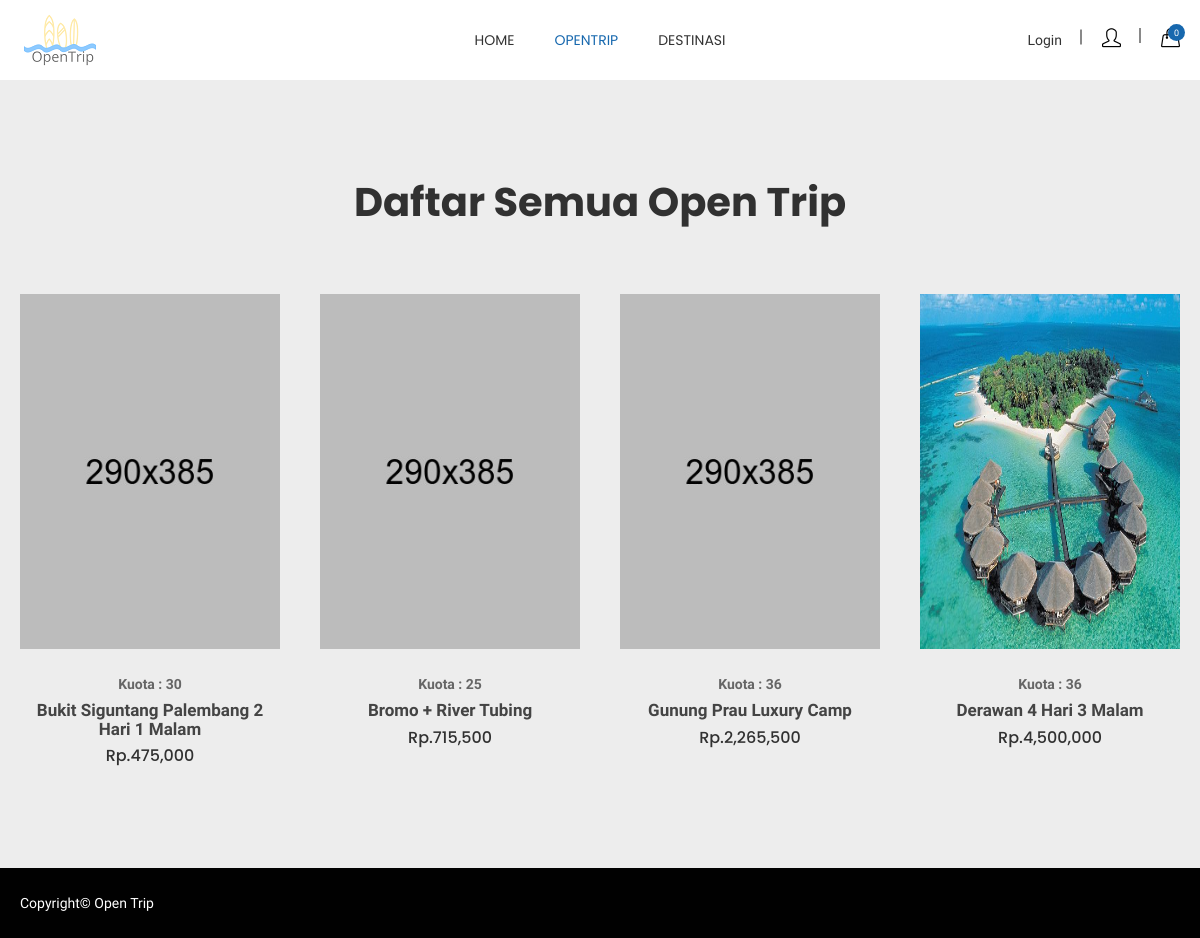
/index.php/front/list, run on the app's committed database.
### tables this page shows
CREATE TABLE `tbl_opentrip`  (
  `opentrip_id` int(11) NOT NULL AUTO_INCREMENT,
  `judul` varchar(255) NOT NULL,
  `harga` float NOT NULL,
  `detail` text NOT NULL,
  `delete_foto` varchar(100) NOT NULL,
  `is_active` int(11) NULL DEFAULT NULL,
  `kuota` int(11) NULL DEFAULT NULL,
  `is_unlimited` int(11) NULL DEFAULT NULL,
  `catatan` varchar(255) NULL DEFAULT NULL,
  `id_province` int(11) NULL DEFAULT NULL,
  PRIMARY KEY (`opentrip_id`) USING BTREE
);

CREATE TABLE `tbl_trip_foto`  (
  `trip_foto_id` int(11) NOT NULL AUTO_INCREMENT,
  `id_opentrip` int(11) NULL DEFAULT NULL,
  `foto` varchar(255) NULL DEFAULT NULL,
  PRIMARY KEY (`trip_foto_id`) USING BTREE
);

### application/controllers/Front.php (called while the page is built, shortened)
<?php
class Front extends MY_Controller {
	function __construct(){
        $this->load->model('auth_model');
		$this->load->model('m_opentrip');
        $this->load->model('m_member');
	}
    public function list(){
        $data['dataUser'] = $this->session->userdata('loginUser');
        $data['v_content'] = "front/list";
        if(!empty($_GET['province'])){
            $sql = "select * from tbl_opentrip where id_province = '".$_GET['province']."'";
            $data['province'] = $this->db->query("select * from tbl_province where province_id = '".$_GET['province']."'")->row_array();
        }else{
            $sql = "select * from tbl_opentrip";
        }
        $data['listData']  = $this->db->query($sql)->result();
        $this->load->view('front/layout',$data);
    }
}

### index.php (called while the page is built, shortened)
<?php
require_once BASEPATH.'core/CodeIgniter.php';

### application/views/front/list.php (the view, shortened to what this page needs)
<section class="htc__category__area ptb--100 bg__edited">
    <div class="container">
        <div class="row">
            <div class="col-xs-12">
                <div class="section__title--2 text-center">
                    <h2 class="title__line"><?php if(empty($_GET['province'])){echo "Daftar Semua Open Trip";}else{echo "Trip di ".$province['province_name'];} ?></h2>
                </div>
            </div>
        </div>
        <div class="htc__product__container">
            <div class="row">
                <div class="product__list clearfix mt--30">
                    <?php
                        foreach ($listData as $key => $value) {
                            $getFotoList = $this->db->query("select * from tbl_trip_foto where id_opentrip = '".$value->opentrip_id."' limit 1")->row();
                    ?>
                    <div class="col-md-4 col-lg-3 col-sm-4 col-xs-12">
                        <div class="category">
                            <div class="ht__cat__thumb">
                                <a href="<?= base_url('front/detail/'.$value->opentrip_id) ?>">
                                    <img src="<?= base_url() ?><?= (empty($getFotoList)?'assets_front/images/product/1.jpg':'uploads/'.$getFotoList->foto)?>" alt="product images" style="height: 355px;width: 290px;">
                                </a>
                            </div>
                            <div class="fr__product__inner">
                                <?php $stock = array('Kuota : '.$value->kuota,'Unlimited'); ?>
                                <label><?= $stock[$value->is_unlimited]; ?></label>
                                <h4><a href="<?= base_url('front/detail/'.$value->opentrip_id) ?>"><?= $value->judul ?></a></h4>
                                <ul class="fr__pro__prize">
                                    <li>Rp.<?= number_format($value->harga,0) ?></li>
                                </ul>
                            </div>
                        </div>
                    </div>
                    <?php  } ?>
                </div>
            </div>
        </div>
    </div>
</section>

### application/views/front/layout.php (shortened to what this page needs)
<!doctype html>
<html class="no-js" lang="en">
<head>
<?php  $this->load->view('front/include/head') ?>
</head>
<body>
    <div class="wrapper">
        <?php  $this->load->view('front/include/header') ?>
        <?php $this->load->view($v_content) ?>
        <?php $this->load->view('front/include/footer') ?>
    </div>
</body>
</html>

### application/views/front/include/head.php (shortened to what this page needs)
<head>
    <link rel="stylesheet" href="<?= base_url('assets_front/') ?>css/bootstrap.min.css">
    <link rel="stylesheet" href="<?= base_url('assets_front/') ?>css/owl.carousel.min.css">
    <link rel="stylesheet" href="<?= base_url('assets_front/') ?>css/owl.theme.default.min.css">
    <link rel="stylesheet" href="<?= base_url('assets_front/') ?>css/core.css">
    <link rel="stylesheet" href="<?= base_url('assets_front/') ?>css/shortcode/shortcodes.css">
    <link rel="stylesheet" href="<?= base_url('assets_front/') ?>style.css">
    <link rel="stylesheet" href="<?= base_url('assets_front/') ?>css/responsive.css">
    <link rel="stylesheet" href="<?= base_url('assets_front/') ?>css/custom.css">
</head>

### application/views/front/include/header.php (shortened to what this page needs)
<?php $dataUser = $this->session->userdata('loginUser') ?>
<header id="htc__header" class="htc__header__area header--one">
    <div id="sticky-header-with-topbar" class="mainmenu__wrap sticky__header">
        <div class="container">
            <div class="row">
                <div class="menumenu__container clearfix">
                    <div class="col-lg-2 col-md-2 col-sm-3 col-xs-5">
                        <div class="logo">
                             <a href="<?php echo base_url(); ?>"><img src="<?= base_url('assets_front/') ?>images/logo/4.png" alt="logo images"></a>
                        </div>
                    </div>
                    <div class="col-md-7 col-lg-8 col-sm-5 col-xs-3">
                        <nav class="main__menu__nav hidden-xs hidden-sm">
                            <ul class="main__menu">
                                <li class="drop"><a href="<?= base_url() ?>" style="<?php if(empty($this->uri->segment(2))){echo "color: #1768ae;";} ?>">Home</a></li>
                                <li class="drop"><a href="<?= base_url('front/list') ?>" style="<?php if($this->uri->segment(2) == "list" OR $this->uri->segment(2) == "detail"){echo "color: #1768ae;";} ?>">Opentrip</a></li>
                                <li class="drop"><a href="#">Destinasi</a>
                                </li>
                            </ul>
                        </nav>
                    </div>
                    <div class="col-md-3 col-lg-2 col-sm-4 col-xs-4">
                        <div class="header__right">
                            <div class="header__search">
                                <?php if (!empty($dataUser)){ ?>
                                <a href="<?= base_url('front/logout') ?>">Logout</a>
                                <?php }else{ ?>
                                <a href="<?= base_url('front/login') ?>">Login</a>
                                <?php } ?>
                            </div>
                            <div class="header__account">
                                <a href="<?= base_url('front/profile') ?>"><i class="icon-user icons"></i></a>
                            </div>
                            <div class="htc__shopping__cart">
                                <?php if (!empty($dataUser)){ ?>
                                <a class="cart__menu" href="#">
                                <?php }else{ ?>
                                <a class="" href="<?= base_url('front/login') ?>">
                                <?php } ?>
                                </a>
                                <a href="#">
                                    <span class="htc__qua">
                                        <?php
                                            if (!empty($dataUser)){
                                                $jumlah = $this->db->query('select count(*) as jumlah from tbl_cart where id_user = "'.$dataUser['id'].'"')->row();
                                                echo $jumlah->jumlah;
                                            }else{
                                                echo "0";
                                            }
                                        ?>
                                    </span>
                                </a>
                            </div>
                        </div>
                    </div>
                </div>
            </div>
        </div>
    </div>
</header>

### application/views/front/include/footer.php
<footer style="bottom:0px;width: 100%; <?php if($this->uri->segment(2) == "login" OR $this->uri->segment(2) == "register"){echo "display: none;";} ?>">
    <div class="htc__copyright bg__cat--5">
        <div class="container">
            <div class="row">
                <div class="col-xs-12">
                    <div class="copyright__inner">
                        <p>Copyright© Open Trip</p>
                    </div>
                </div>
            </div>
        </div>
    </div>
</footer>

### assets_front/style.css (style rules this page uses)
.section__title--2 h2 { color: #313131; font-family: Poppins; font-size: 40px; font-weight: 700; }
.category { position: relative; margin-top: 40px; }
.fr__product__inner { padding-top: 23px; text-align: center; }
.fr__product__inner h4 a { color: #444; font-family: Old Standard TT; font-size: 17px; font-weight: 600; text-transform: capitalize; transition: all 0.3s ease 0s; }
.fr__pro__prize { display: flex; justify-content: center; margin-top: 6px; }
.fr__pro__prize li { color: #313131; font-family: Poppins; font-size: 16px; font-weight: 500; margin: 0 5px; }
.category { overflow: hidden; position: relative; }
.ht__cat__thumb a img { width: 100%; }

### assets_front/css/shortcode/default.css (style rules this page uses)
*, h1, h2, h3, h4, h5, h6, p, ul, a { margin: 0; padding: 0; }
html { font-size: 100%; }
body { font-family: 'Old Standard TT', serif; color: #666666; font-weight: 400; font-size: 14px; line-height: 24px; -webkit-font-smoothing: antialiased; -moz-osx-font-smoothing: grayscale; }
p { font-family: 'Old Standard TT', serif; color: #666666; font-weight: 400; font-size: 16px; line-height: 24px; }
h1, h2, h3, h4, h5, h6, .h1, .h2, .h3, .h4, .h5, .h6 { font-family: 'Poppins', sans-serif; color: #313131; font-weight: 400; -webkit-font-variant-ligatures: common-ligatures; font-variant-ligatures: common-ligatures; margin-top: 0; margin-bottom: 0; }
h2, .h2 { font-size: 30px; font-weight: 400; }
h4, .h4 { font-size: 14px; font-weight: 400; }
ul, ol { list-style: none; }
a { color: #333; }
h1 a, h2 a, h3 a, h4 a, h5 a, h6 a { color: inherit }
body { overflow-x: hidden; }
a, .btn { transition: all 0.3s ease-out 0s; }
img, .img { max-width: 100%; transition: all 0.3s ease-out 0s; }
p + img, img:last-child { margin-bottom: 0; }
body { background: #fff; }
.bg__cat--5 { background-color: #010101; }
.bg__edited { background-color: #ededed; }
.mt--30 { margin-top: 30px }
.ptb--100 { padding: 100px 0 }

### assets_front/css/shortcode/header.css (style rules this page uses)
.main__menu { display: flex; justify-content: center; }
.main__menu > li > a { color: #333333; display: block; font-size: 14px; height: 80px; line-height: 80px; position: relative; text-transform: uppercase; font-family: 'Poppins', sans-serif; }
.main__menu li { position: relative; margin: 0 20px; }
.logo a { display: block; }
.header__right { display: flex; justify-content: flex-end; height: 80px; align-items: center; }
.htc__shopping__cart { position: relative; }
.htc__shopping__cart a span.htc__qua { background: #1768ae; border-radius: 100%; color: #fff; font-size: 9px; height: 17px; line-height: 19px; position: absolute; right: -5px; text-align: center; top: -4px; width: 17px; }
.header__search a { padding-right: 20px; position: relative; margin-right: 20px; }
.header__search a::before { background: #898989; content: ""; height: 15px; position: absolute; right: 0; top: 50%; -webkit-transform: translateY(-70%); transform: translateY(-70%); width: 2px; }
.header__account a { color: #000; font-size: 19px; margin-right: 20px; padding-right: 20px; position: relative; }
.header__account a::before { background: #898989 none repeat scroll 0 0; content: ""; height: 15px; position: absolute; right: 0; top: 0; width: 2px; }
.main__menu li.drop { position: relative; }
.logo { align-items: center; display: flex; height: 80px; justify-content: flex-start; }

### assets_front/css/shortcode/footer.css (style rules this page uses)
.copyright__inner { align-items: center; display: flex; height: 70px; justify-content: space-between; }
.copyright__inner p { color: #ffffff; font-size: 14px; text-transform: capitalize; }

### data on the page
tbl_opentrip: kuota+is_unlimited "Kuota : 30", judul "Bukit Siguntang Palembang 2 Hari 1 Malam", harga "475,000"
tbl_opentrip: kuota+is_unlimited "Kuota : 25", judul "Bromo + River Tubing", harga "715,500"
tbl_opentrip: kuota+is_unlimited "Kuota : 36", judul "Gunung Prau Luxury Camp", harga "2,265,500"
tbl_opentrip: tbl_trip_foto.foto (picture), kuota+is_unlimited "Kuota : 36", judul "Derawan 4 Hari 3 Malam", harga "4,500,000"
